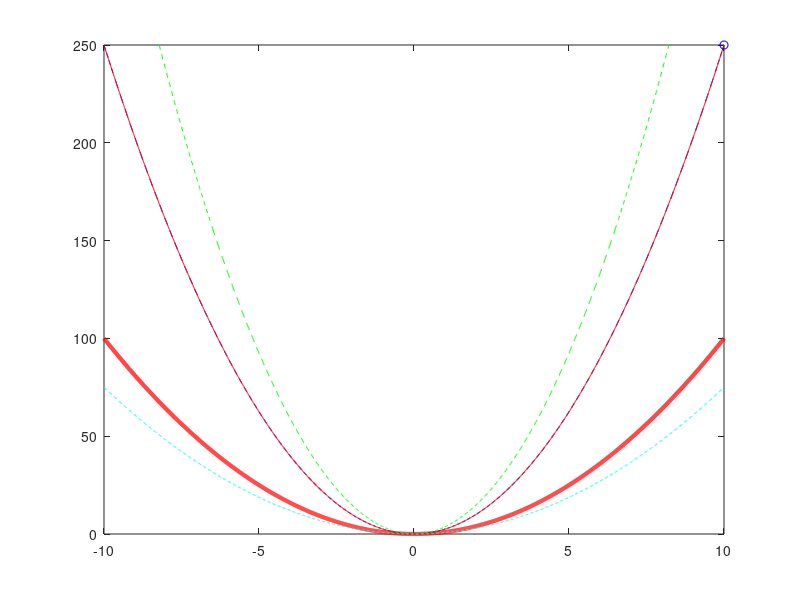

This chart was generated by the following MATLAB code: (Note: this script raises an error after producing the figure.)
%Juan Carlos Garfias Tovar A01652138

%% Actividad 1 clase
x= -10:0.01:10;
y=x.^2;

figure(1)

plot(x,y,'-r','LineWidth',3)

hold on
y=2.5*x.^2;
plot(x,y,'b--');
comet(x,y)%gracica de manera animada, funciona para 2D

y= 3.7 * x.^2;
plot(x,y,'g--');
%comet(x,y)

y=0.75*x.^2;
plot(x,y,'c--');
%comet(x,y)

y=0.50*x.^2;
plot(x,y,'K--')
%comet(x,y)

title('Ejemplo 1 Clase');
xlabel('Eje x');
ylabel('Eje y');
legend('x^2','2.5*x.^2','3.7 * x.^2','0.75*x.^2','0.50*x.^2');
hold off

%% Actividad 2
x=-10:0.01:10;
y=sin(x);

figure(2)

plot(x,y,'g','LineWidth',3);

hold on

y=sin(x)+x;
plot(x,y,'r--');

y=sin(x+10);
plot(x,y,'b--');

y=sin(x)+10;
plot(x,y,'c--');

y=sin(x)-20;
plot(x,y,'K--');


title('Ejemplo 2 Clase');
xlabel('Eje x');
ylabel('Eje y');
legend('sin(x)','sin(x)+x','sin(x+10)','sin(x)+10','sin(x)-20');



%% Problema 1
t = 1:0.1:1000;

x = t.^2+2.*t;
y = t.^10+t.^3+t.^2+t;
z = t;

figure(3)

plot3(x,y,z,'K-o');
title('Problema 1');
legend('Ecuacion 1');
xlabel('Eje x');
ylabel('Eje y');
zlabel('Eje z');
%% Problema 2
t = 1:0.1:600;

x=t.^5-10*t;
y=2*t-4;

figure(4)

plot(x,y,'g');
title('Problema 2');
xlabel('Eje x');
ylabel('Eje y');
legend('Ecuacion 2');

%% Problema 3
a=2;
b=0.25;
w=2;
t=0:0.001:12*pi;

x = a*cos(w*t);
y = a*sin(w*t);
z = b*t;

figure(5)

plot3(x,y,z,'r--');
title('Problema 3');
legend('Ecuacion 3');
xlabel('Eje x');
ylabel('Eje y');
zlabel('Eje z');

%% Problema 4

a = 1;
b = 1;
t = 0:0.001:2*pi;
u = 0:0.001:2*pi;

x=a.*cos(t).*cos(u);
y=b.*cos(t).*sin(u);
z=cos(t).^3;

figure(6)

plot3(x,y,z,'b-*');
title('Problema 4');
legend('Ecuacion 4');
xlabel('Eje x');
ylabel('Eje y');
zlabel('Eje z');

%% Problema 5

figure(7)

rectangle('Position',[2 4 1 1.2],'Curvature',[1,1],'FaceColor','r','EdgeColor',[0 0 1]);
rectangle('Position',[4 4 1 1.2],'Curvature',[1,1],'FaceColor','b','EdgeColor',[1 0 0]);
rectangle('Position',[6 4 0.5 0.6],'Curvature',[1,1],'FaceColor','k','EdgeColor',[0 0 1]);

rectangle('Position',[2 2 0.5 0.6],'Curvature',[1,1],'FaceColor','g','EdgeColor',[0 0 1]);
rectangle('Position',[4 1 0.5 0.6],'Curvature',[1,1],'FaceColor','y','EdgeColor',[1 0 0]);
rectangle('Position',[6 6 0.5 0.6],'Curvature',[1,1],'FaceColor','c','EdgeColor',[0 0 1]);

axis([0 8 0 8])
axis square %define la proporcion cuadrada
title('Problema 5');
xlabel('Eje x');
ylabel('Eje y');

%% Problema 6

figure(8)

[x,y] = meshgrid(0:0.2:1,0:0.2:2);
u = cos(x).*y*8;
v = sin(x).*y*-8+20;

h = quiver(x,y,u,v,'color',[1 0 1]);
set(h,'MaxHeadSize',1e5,'AutoScaleFactor',1.6);
title('Problema 6');
legend('Vectores');
xlabel('Eje x');
ylabel('Eje y');

